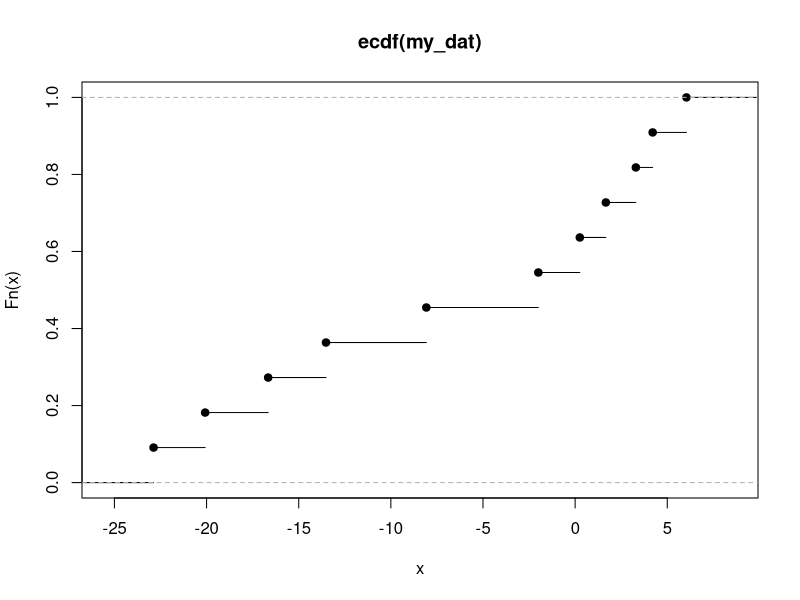
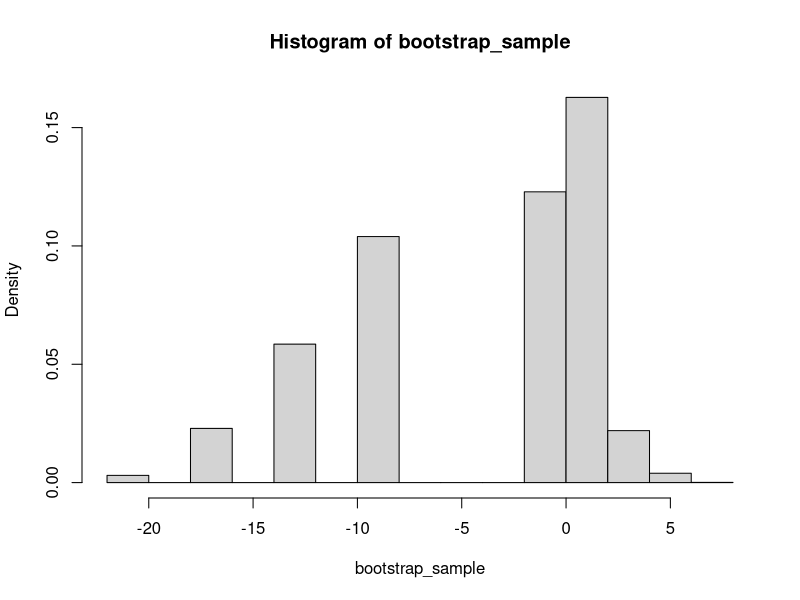
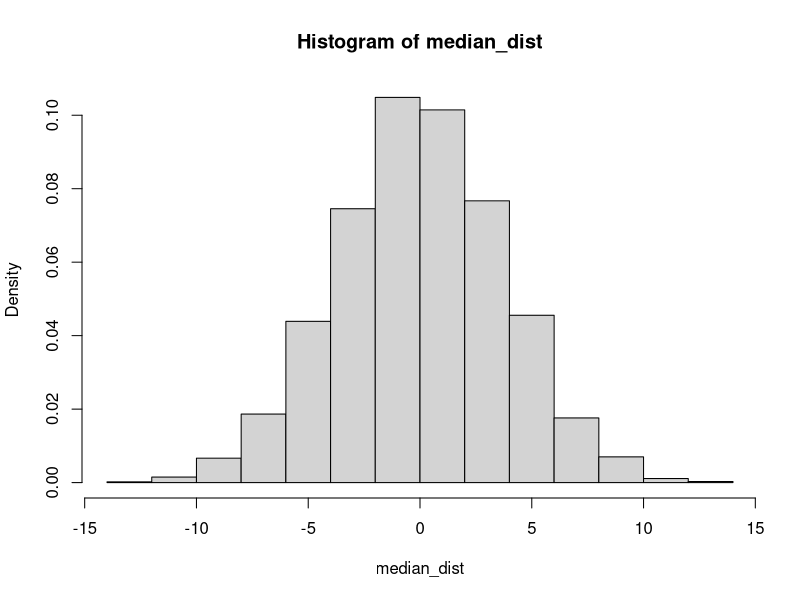
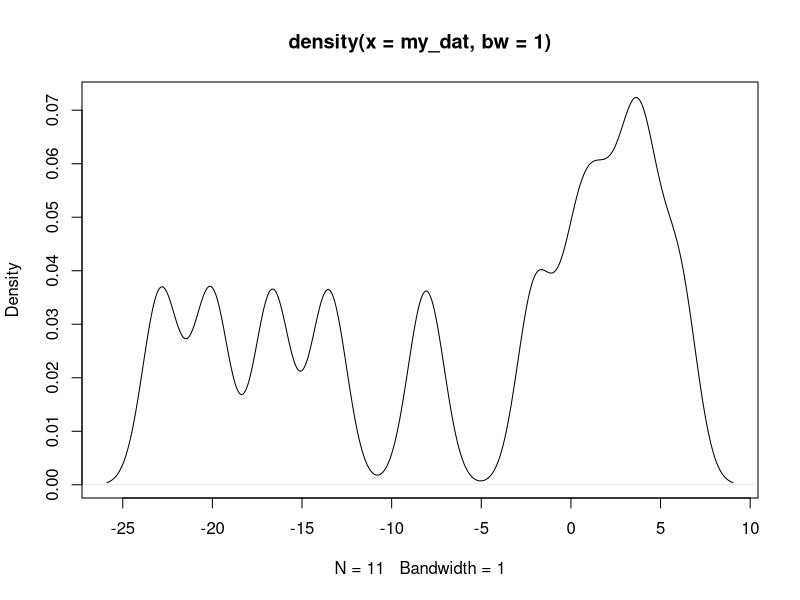
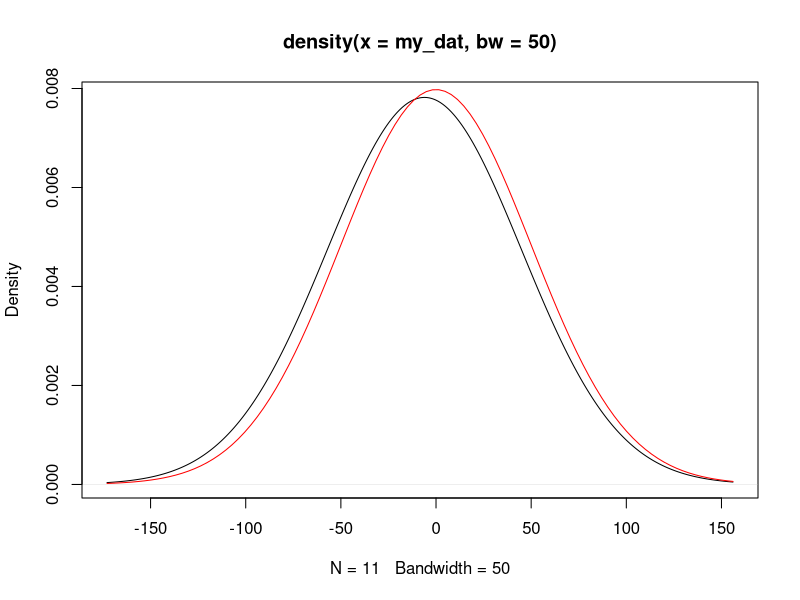
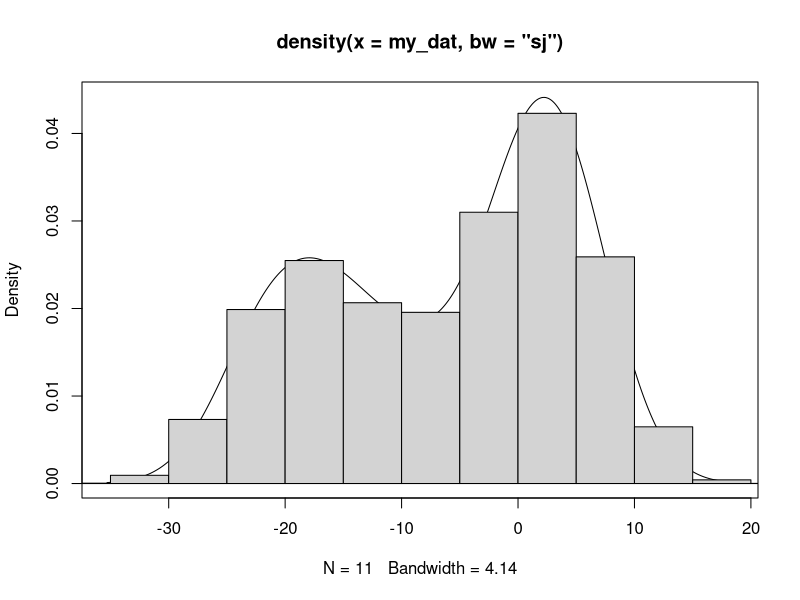
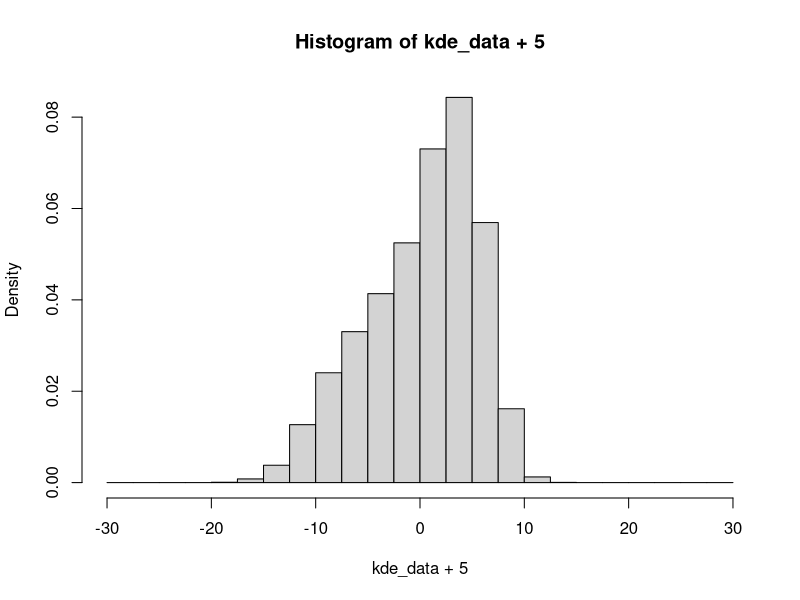
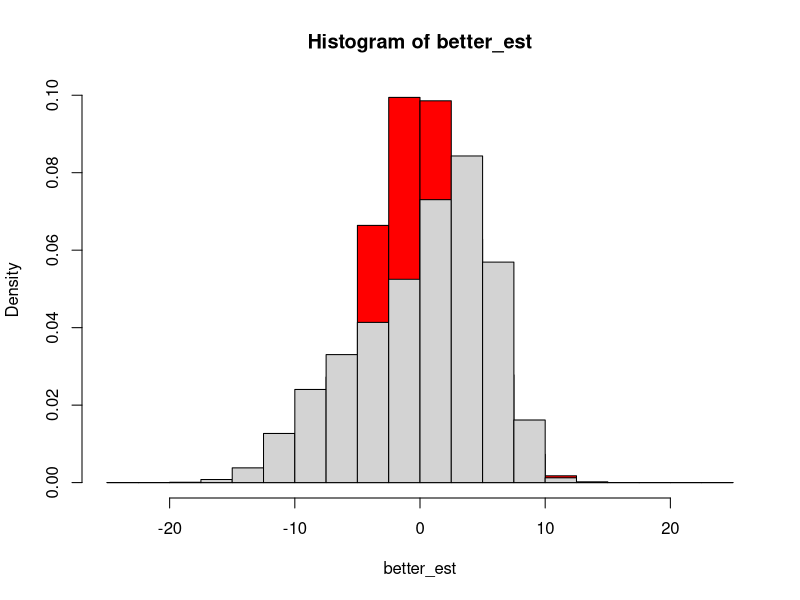

Reproduce these figures in R, in order.
#' Problems with the bootstrap associated with discrete empirical cdf

set.seed(213)
my_dat <- rnorm(11, 0, 10)
plot(ecdf(my_dat))
bootstrap_sample <- replicate(10000, {
  quantile(sample(my_dat, replace = TRUE), .5)
})
hist(bootstrap_sample, probability = TRUE)

#' compare to what an estimate of the sampling distribution of the median should look like; this is
#' terrible

median_dist <- replicate(10000, {
  quantile(rnorm(11, 0, 10), .5)
})
hist(median_dist, probability = TRUE)

#' The problem is the discrete nature of the empirical cdf. We need to smooth it to get better results.
#' This brings up a question; how do you smooth an empirical cdf? We take a different approach
#' and smooth the histogram associated with the bootstrap resample, and sample from that.

#' Let's investigate the role that the standard deviation in kernel density estimation plays.

plot(density(my_dat, bw = 1)) #too wiggly
plot(density(my_dat, bw = 50)) #just returns a normal rv with mean 0 and sd 50!
curve(dnorm(x, 0, 50), add = TRUE, col = "red")

plot(density(my_dat, bw = "sj")) 
#' seems to be a good compromise. smooths things out but not too much. there are also theoretical 
#' reasons to like this, at least asymptotically.

#' here, we sample from the kde, and check that the histogram matches the density.

sigma <- density(my_dat, bw = "sj")$bw

kde_sample <- replicate(10000, {
  rnorm(1, sample(my_dat, 1), sigma)
})
hist(kde_sample, probability = TRUE, add = TRUE) #Yes, seems to be sampling from the kde


#' Now, we can adjust our bootstrap resampling to have a smooth bootstrap.

bw <- density(my_dat, bw = "sj")$bw

eleven_data_points <- sample(my_dat, size = 11, replace = TRUE)
eleven_data_points
rnorm(11, eleven_data_points, bw)
quantile(rnorm(11, eleven_data_points, bw), 0.5)

kde_data <- replicate(10000, {
  eleven_data_points <- sample(my_dat, size = 11, replace = TRUE)
  eleven_data_points
  rnorm(11, eleven_data_points, bw)
  quantile(rnorm(11, eleven_data_points, bw), 0.5)
})
hist(kde_data + 5, probability = TRUE, breaks = seq(-30,30,2.5)  ) #Estimate for the sampling distribution of the median - note that it is biased

#' We actually know that this data is normal with sd 10, so we can get a much better estimate
#' of the sampling distribution that way.

better_est <- replicate(10000, {
  quantile(rnorm(11, 0, 10), 0.5)
})
hist(better_est, probability = TRUE, col = 'red', breaks = seq(-25,25,2.5))
hist(kde_data + 5, probability = TRUE, breaks = seq(-25,25,2.5), add = TRUE  ) #Estimate for the sampling distribution of the median - note that it is biased

#'This isn't the best, but remember, we only have 11 data points!!!! And we are trying to estimate
#'the sampling distribution of the median, from that, which should have seemed impossible before
#'starting this class!!!
